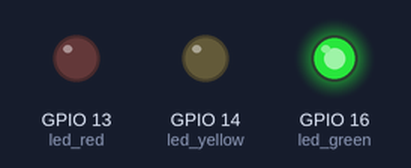
This program was run on a simulated ESP32 board running MicroPython. Parts: output pins drawn as LEDs (lit = HIGH).

Above: at 2.5 s.
At 5.2 s:
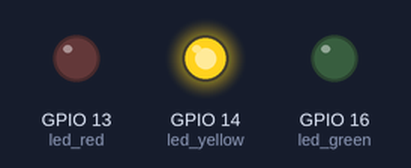
At 7.7 s:
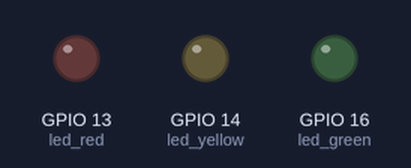
At 12.5 s:
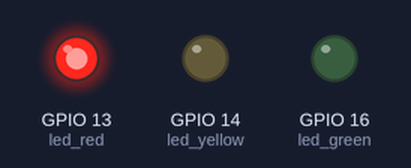
Timing chart, 0 to 19.5 s (numbered marks = the images above):
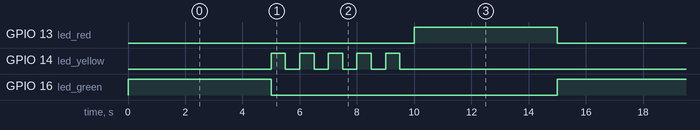

Measured:
- by itself, GPIO 13 (led_red), GPIO 16 (led_green): alternates HIGH for 5.0 s and LOW for 10.0 s
- by itself, GPIO 14 (led_yellow): repeats every 15.0 s: 4 × (LOW 0.50 s, HIGH 0.50 s), LOW 10.5 s, HIGH 0.50 s
- by itself, everything shown: repeats every 15.0 s, in 12 steps

The program:

extra2_change_order.py
```python
from machine import Pin
import time

led_red = Pin(13, Pin.OUT)
led_yellow = Pin(14, Pin.OUT)
led_green = Pin(16, Pin.OUT)

while True:
    led_green.value(1)                    # 초록 먼저
    time.sleep(5)
    led_green.value(0)

    for i in range(5):                    # 노랑은 가운데 그대로
        led_yellow.value(1)
        time.sleep(0.5)
        led_yellow.value(0)
        time.sleep(0.5)

    led_red.value(1)                      # 빨강을 마지막으로
    time.sleep(5)
    led_red.value(0)
```
